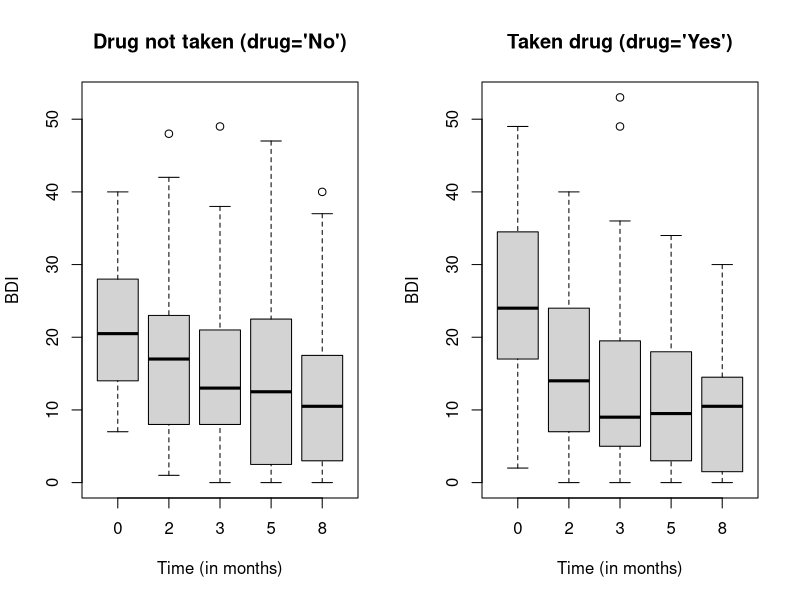
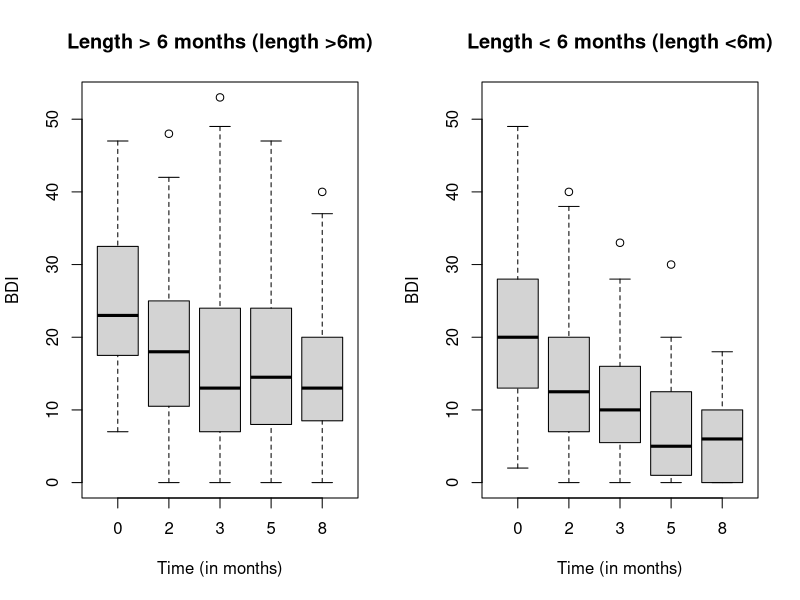
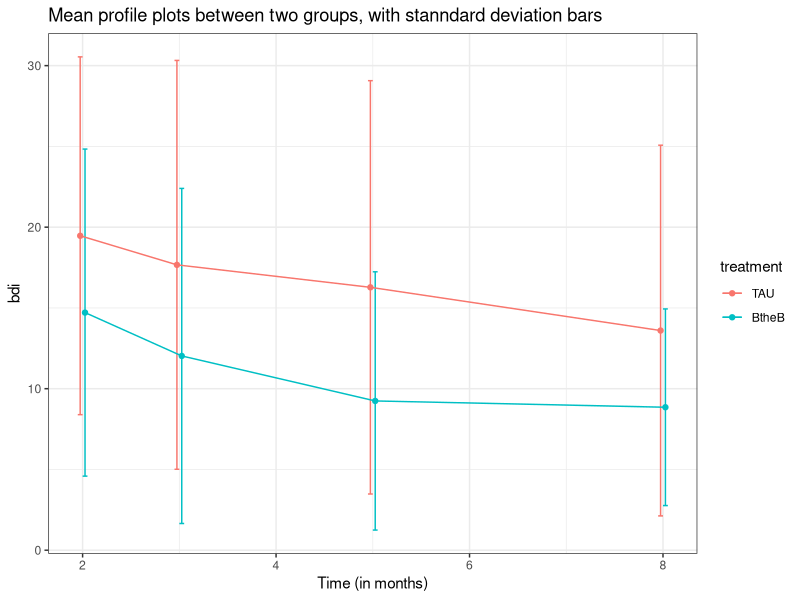
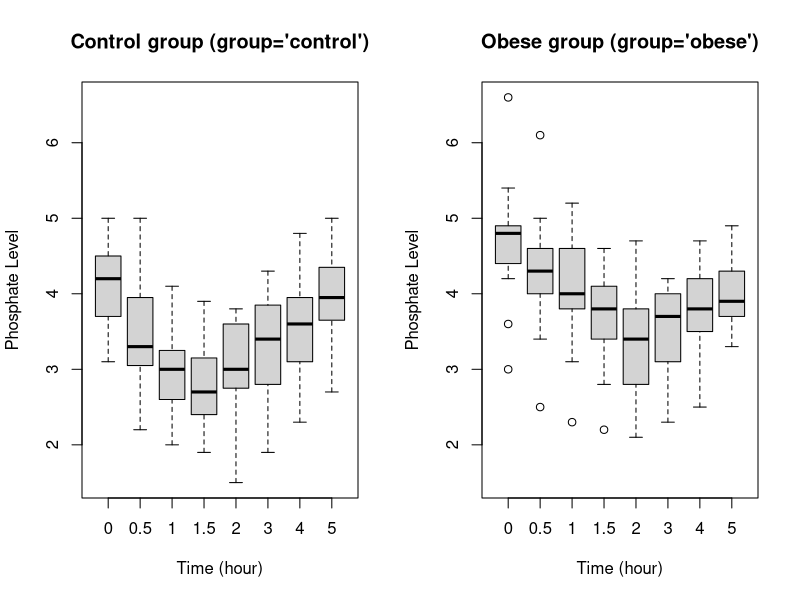
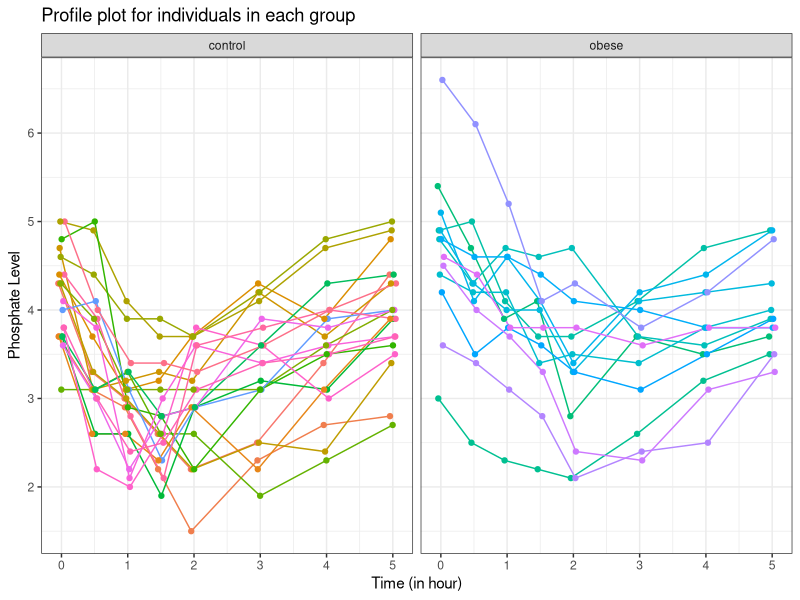

Reproduce these figures in R, in order.
library("HSAUR3")
library("gee")
library("lme4")
library("Matrix")
library("multcomp")
library("ggplot2")

# Q 1. Following up with the Beat the Blues data from class (package HSAUR3) do the following

data("BtheB", package = "HSAUR3")
head(BtheB)

# a. Construct boxplots to compare the factor variable drug similar to how we constructed boxplots in for treatment variable. Discuss the results.
# drug boxplot
layout(matrix(1:2, nrow = 1))
ylim <- range(BtheB[,grep("bdi", names(BtheB))], 
              na.rm = TRUE)
drug.No <- subset(BtheB, drug == "No")[,
                                       grep("bdi", names(BtheB))]
boxplot(drug.No, main = "Drug not taken (drug='No')", ylab = "BDI", 
        xlab = "Time (in months)", names = c(0, 2, 3, 5, 8), 
        ylim = ylim)

drug.Yes <- subset(BtheB, drug == "Yes")[,
                                         grep("bdi", names(BtheB))]

boxplot(drug.Yes, main = "Taken drug (drug='Yes')", ylab = "BDI", 
        xlab = "Time (in months)", names = c(0, 2, 3, 5, 8), 
        ylim = ylim)


# b. Repeat (a) for the length variable. Discuss the result in the statement of the problem.
# length boxplot
layout(matrix(1:2, nrow = 1))
ylim <- range(BtheB[,grep("bdi", names(BtheB))], 
              na.rm = TRUE)
length.gt <- subset(BtheB, length == ">6m")[,
                                       grep("bdi", names(BtheB))]
boxplot(length.gt, main = "Length > 6 months (length >6m)", ylab = "BDI", 
        xlab = "Time (in months)", names = c(0, 2, 3, 5, 8), 
        ylim = ylim)

length.lt <- subset(BtheB, length == "<6m")[,
                                         grep("bdi", names(BtheB))]

boxplot(length.lt, main = "Length < 6 months (length <6m)", ylab = "BDI", 
        xlab = "Time (in months)", names = c(0, 2, 3, 5, 8), 
        ylim = ylim)


# c. Use the lm function to fit a model to the Beat the Blues data that assumes that the repeated measurements are independent. Compare the results to those from fitting the random intercept model BtheB lmer1 from class.

BtheB$subject <- factor(rownames(BtheB))
nobs <- nrow(BtheB)
BtheB_long <- reshape(BtheB, idvar = "subject", 
                      varying = c("bdi.2m", "bdi.3m", "bdi.5m", "bdi.8m"),
                      direction = "long") 
BtheB_long$time <- rep(c(2, 3, 5, 8), rep(nobs, 4)) 


BtheB_lmer1 <- lmer(bdi ~ bdi.pre + time + treatment + drug + 
                      length + (1 | subject), data = BtheB_long, 
                    REML = FALSE, na.action = na.omit)

linearModel <- lm(bdi ~ bdi.pre + time + treatment + drug + length, data = BtheB_long)
linearModel
summary(linearModel)
summary(BtheB_lmer1)
anova(BtheB_lmer1, linearModel)



# d. Investigate whether there is any evidence of an interaction between treatment and time for the Beat the Blues data.

BtheB_lmer1.Interaction <- lmer(bdi ~ bdi.pre + time + treatment+ time * treatment + drug + 
                      length + (1 | subject), data = BtheB_long, 
                    REML = FALSE, na.action = na.omit)

summary(BtheB_lmer1.Interaction)
anova(BtheB_lmer1, BtheB_lmer1.Interaction)


# e. Construct a plot of the mean profiles of both groups in the Beat the Blues data, showing also standard deviation bars at each time point. (Attempt to use ggplot2 library to do this).


library(plyr)
cdata <- ddply(BtheB_long[,c(3,6,7)], c("treatment","time"), summarise,
               N    = length(bdi),
               mean = mean(bdi, na.rm=TRUE),
               sd   = sd(bdi, na.rm=TRUE)
)

cdata

pd<-position_dodge(0.1)
ggplot(cdata, aes(x=time, y=mean, colour=treatment, group=treatment)) + 
  geom_errorbar(aes(ymin=mean-sd, ymax=mean+sd), width=.1, position=pd) +
  geom_line(position=pd) +
  geom_point(position=pd)+
  ylab("bdi") +
  xlab("Time (in months)") +
  ggtitle("Mean profile plots between two groups, with stanndard deviation bars")+
  theme_bw()
  

# Q 2. Consider the phosphate data from the package HSAUR3. This data shows the plasma inorganic phosphate levels for 33 subjects, 20 of whom are controls and 13 of whom have been classified as obese (Davis, 2002). Perform the following on this dataset
# a. Construct boxplots by group and discuss.
data("phosphate", package ="HSAUR3")
head(phosphate)

layout(matrix(1:2, nrow = 1))
ylim <- range(phosphate[,grep("t", names(phosphate))], 
              na.rm = TRUE)
phosphate.Control <- subset(phosphate, group == "control")[,
                                       grep("t", names(phosphate))]
boxplot(phosphate.Control, main = "Control group (group='control')", ylab = "Phosphate Level", 
        xlab = "Time (hour)", names = c(0,0.5,1,1.5,2,3,4,5), 
        ylim = ylim)

phosphate.Obese <- subset(phosphate, group == "obese")[,
                                                           grep("t", names(phosphate))]

boxplot(phosphate.Obese, main = "Obese group (group='obese')", ylab = "Phosphate Level", 
        xlab = "Time (hour)", names = c(0,0.5,1,1.5,2,3,4,5), 
        ylim = ylim)


# b. Produce separate plots of the profiles of the individuals in each group.

colnames(phosphate)
phosphate$obs <- factor(rownames(phosphate))
nobs <- nrow(phosphate)
phos.long <- reshape(phosphate, idvar = "obs", 
                     varying = c("t0","t0.5","t1","t1.5", "t2", "t3","t4","t5"),
                     sep="",
                     direction = "long") 
phos.long


ggplot(phos.long, aes(x=time, y=t, colour=obs, group=obs)) + 
  geom_line(position=pd ) +
  geom_point(position=pd)+
  guides(colour=FALSE)+
  ylab("Phosphate Level") +
  xlab("Time (in hour)") +
  ggtitle("Profile plot for individuals in each group")+
  theme_bw()+
  facet_grid(. ~ group)



# d. Convert the data to long version and fit the model of your choice and discuss the results.

colnames(phosphate)
phosphate$obs <- factor(rownames(phosphate))
nobs <- nrow(phosphate)
phos.long <- reshape(phosphate, idvar = "obs", 
                     varying = c("t0.5","t1","t1.5", "t2", "t3","t4","t5"),
                     sep="",
                     direction = "long") 
head(phos.long)

lmer1.phos <- lmer(t ~ t0+ group + time  + (1 | obs), data = phos.long, 
                   REML = FALSE, na.action = na.omit)   
lmer1.phos


lmer2.phos <- lmer(t ~ t0+ group + time  + (time | obs), data = phos.long, 
                    REML = FALSE, na.action = na.omit)   
summary(lmer2.phos)
cftest(lmer2.phos)
anova(lmer1.phos, lmer2.phos)
